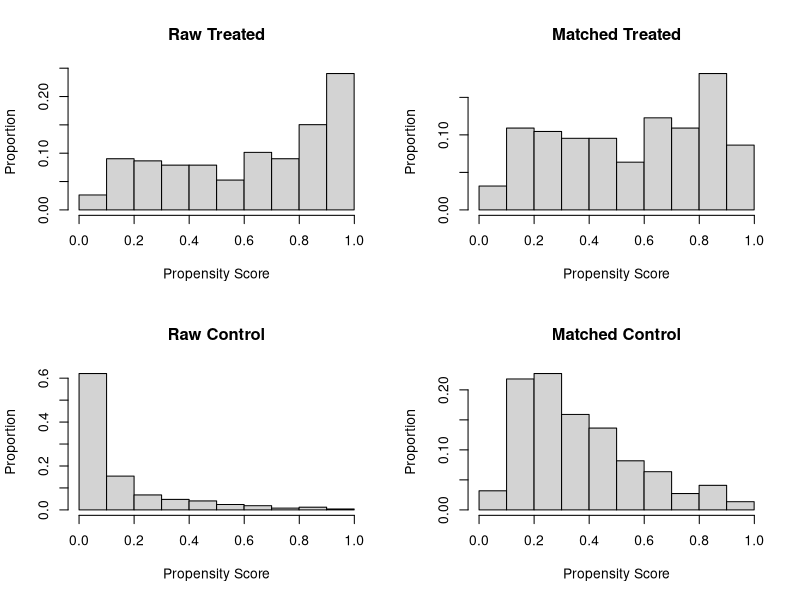

This figure's R source: (Note: this script raises an error after producing the figure.)
require(tidyverse)
require(MatchIt)


# Simulated Data --------------

# Let's manufacture the problem

set.seed(123)
N = 1000
x1 <- rnorm(N) 
x2 <- rnorm(N)

# Probability of being in the treatment group is a function of existing
# covariates
z = -1 + x1 + x2 
pr_tr <- pnorm(z)
tr <- rbinom(N,1,pr_tr)
sum(tr)/length(tr)
error <-  rnorm(N)
y = tr + x1*x2 + x1^2 + x1^3 + error
D = tibble(y,x1,x2,tr) # Gather as a data frame


# raw regresion. 
summary(lm(y~ tr,data=D))
summary(lm(y~ tr + x1 + x2,data=D))

# We do just fine if we know the "true" data generating process
summary(lm(y~ tr + x1*x2 + I(x1^2) + I(x1^3),data=D)) 



# Propensity Score matching ---------------------

m_out = matchit(tr ~ x1 + x2, 
                method="nearest",
                data=D,
                discard = "both")
summary(m_out)

plot(m_out,type="hist")

D_m = match.data(m_out)


summary(lm(y ~ tr , data=D_m))
summary(lm(y ~ tr + x1 + x2, data=D_m))

mean(match.data(m_out,"treat")$y)-mean(match.data(m_out,"control")$y)


# Full Estimation -----------

m_out2 = matchit(tr ~ x1 + x2, 
                method="full",
                data=D,
                # discard = "both",
                ratio = 1)
summary(m_out2)

D_m2 = match.data(m_out2)
plot(m_out2,type="hist")

summary(lm(y ~ tr ,weights = D_m2$weights, data=D_m2))
summary(lm(y ~ tr + x1 + x2, weights = D_m2$weights, data=D_m2))



# Coarsened Exact Matching  -----------------------

m_out3 = matchit(tr ~ x1 + x2, 
                 method="exact",
                 data=D,
                 # discard = "both",
                 ratio = 1)

# Issue when we only have continuous categories... values rarely fall in the
# same bin exactly

D %>% 
  ggplot(aes(x1,x2)) +
  geom_point()


# We can cut the observations into bins...
D_c <-
  D %>% 
  mutate(x1_cut = cut_interval(x1,25),
         x2_cut = cut_interval(x2,25)) 


D_c %>% 
  group_by(x1_cut,x2_cut) %>% 
  summarize(treat = sum(tr),
            control = sum(tr==0)) %>% 
  arrange(x1_cut,x2_cut)


# And then match exactly along those bins
m_out3 = matchit(tr ~ x1_cut + x2_cut, 
                 method="exact",
                 data=D_c,
                 # discard = "both",
                 ratio = 1)
summary(m_out3)
D_m3 = match.data(m_out3)

summary(lm(y ~ tr ,weights = D_m3$weights, data=D_m3))
summary(lm(y ~ tr + x1 + x2, weights = D_m3$weights, data=D_m3))

# Performs pretty well on these data

# Can we visualize this? Yep... and it's insightful
D_m3 %>% 
  as_tibble() %>% 
  ggplot(aes(x1,x2,color=factor(tr),size=weights)) +
  geom_point(show.legend = T) +
  geom_point(data=D,aes(x1,x2),color="grey80",inherit.aes = F,alpha=.3) +
  theme_minimal()


# We can also implement coarsened exact matching via MatchIt

m_out3b = matchit(tr ~ x1 + x2, 
                 method="cem",
                 data=D,
                 ratio = 1)
summary(m_out3b)
D_m3b = match.data(m_out3b)

summary(lm(y ~ tr ,weights = D_m3b$weights, data=D_m3b))
summary(lm(y ~ tr + x1 + x2, weights = D_m3b$weights, data=D_m3b))



# Mahalanobis Distance Matching -----------------

m_out4 = matchit(tr ~ x1 + x2, 
                 data=D,
                 method="nearest", 
                 distance="mahalanobis", 
                 discard = "both",
                 caliper=0.15,
                 replace=F)
summary(m_out4)
plot(m_out2,type="hist")

D_m4 = match.data(m_out4)

summary(lm(y ~ tr , data=D_m4))
summary(lm(y ~ tr + x1 + x2,data=D_m4))


# Inverse propensity weighting ------------------

m_out5 = matchit(tr ~ x1 + x2, 
                method="nearest",
                data=D,
                discard = "none")
w = m_out5$weights
summary(lm(y ~ tr ,weights = w, data=D))
summary(lm(y ~ tr + x1 + x2,weights = w,data=D))


# Genetic Matching -------------------

m_out6 = matchit(tr ~ x1 + x2, 
                 method="cem",
                 data=D)



# Complicating Matters -----------------------------


# What happens when the propensity is non-linear?

# Let's manufacture the problem

set.seed(123)
N = 1000
x1 <- rnorm(N) 
x2 <- rnorm(N)

# Probability of being in the treatment group is a function of existing
# covariates
z = -1 + x1*x2 + (x1^2)*(x2^2)
pr_tr <- pnorm(z)
tr <- rbinom(N,1,pr_tr)
sum(tr)/length(tr)
error <-  rnorm(N)
y = tr + x1*x2 + x1^2 + x1^3 + error
D = tibble(y,x1,x2,tr) # Gather as a data frame


# raw regresion. 
summary(lm(y~ tr,data=D))
summary(lm(y~ tr + x1 + x2,data=D))

# We do just fine if we know the "true" data generating process
summary(lm(y~ tr + x1*x2 + I(x1^2) + I(x1^3),data=D)) 


dd <- 
D %>% 
  mutate(x1_cut = cut_interval(x1,25),
         x2_cut = cut_interval(x2,25)) 
  
dd_m <-
  matchit(tr ~ x1_cut + x2_cut, 
          data=dd,
          method="exact",ratio=1)  %>% 
  match.data  
  
lm(y~ tr,weights = dd_m$weights,data=dd_m) %>%summary(.)
lm(y~ tr + x1 + x2,weights = dd_m$weights,data=dd_m) %>% summary(.)
